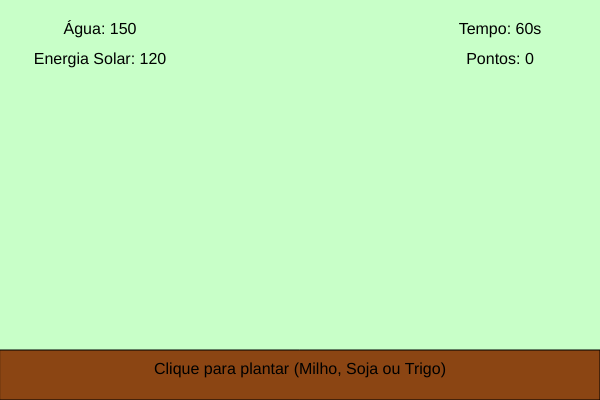
Frame 1 (no input)
Frame 60 (no input): identical to frame 1, image omitted
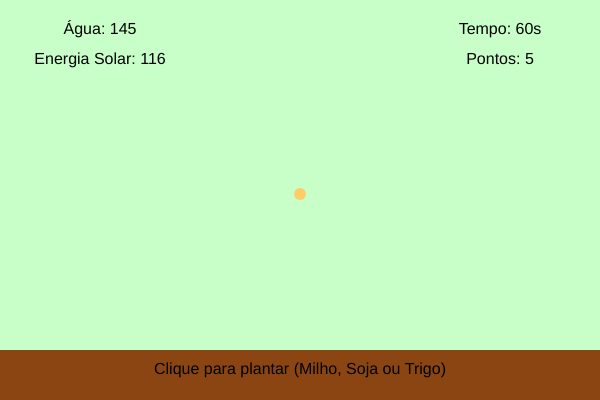
Frame 120 (the mouse pressed at the canvas centre since frame 60)

The p5.js sketch that drew these frames (run headless with seeded random() and noise() and a simulated clock; from frame 60 on, the mouse is pressed at the canvas centre):

// p5.js sketch
// ── sketch.js
let solo; // Solo da fazenda
let plantas = []; // Lista de plantas
let tempo = 60; // Tempo do jogo
let agua = 150; // Quantidade de água disponível
let energia = 120; // Energia solar disponível
let pontos = 0;
let intervaloTempo;

function setup() {
  createCanvas(600, 400);
  textAlign(CENTER, CENTER);
  textSize(16);
  
  // Inicia o cronômetro
  intervaloTempo = setInterval(() => {
    tempo--;
    if (tempo <= 0) {
      clearInterval(intervaloTempo);
      alert("Fim do jogo! Você obteve " + pontos + " pontos.");
      noLoop();
    }
  }, 1000);
  
  // Inicializa o solo
  solo = new Solo();
}

function draw() {
  background(200, 255, 200);
  
  // Desenha o solo
  solo.show();
  
  // Atualiza e desenha as plantas
  for (let i = 0; i < plantas.length; i++) {
    plantas[i].update();
    plantas[i].show();
  }
  
  // Exibe o status dos recursos e tempo
  fill(0);
  text("Água: " + agua, 100, 30);
  text("Energia Solar: " + energia, 100, 60);
  text("Tempo: " + tempo + "s", width - 100, 30);
  text("Pontos: " + pontos, width - 100, 60);
  
  // Instrução para o jogador
  text("Clique para plantar (Milho, Soja ou Trigo)", width / 2, height - 30);
  
  // Se os recursos estão baixos, penalize o jogador
  if (agua <= 0 || energia <= 0) {
    textoRecursosBaixos();
  }
}

function mousePressed() {
  // Plantar sementes nas áreas clicadas
  if (agua > 0 && energia > 0 && tempo > 0) {
    let tipo = random(["milho", "soja", "trigo"]);
    let novaPlanta = new Planta(mouseX, mouseY, tipo);
    plantas.push(novaPlanta);
    ajustaRecursos(tipo);
  }
}

function ajustaRecursos(tipo) {
  // Ajuste dos recursos com base no tipo de planta
  if (tipo === "milho") {
    agua -= 10; // O milho consome mais água
    energia -= 5; // O milho precisa de mais energia solar
  } else if (tipo === "soja") {
    agua -= 7; // A soja consome um pouco menos de água
    energia -= 3; // A soja usa menos energia solar
  } else if (tipo === "trigo") {
    agua -= 5; // O trigo consome menos água
    energia -= 4; // O trigo precisa de energia solar também
  }
  
  // Atualiza os pontos com base no uso equilibrado de recursos
  pontos += 5;
  
  // Penalidade se os recursos estiverem acabando
  if (agua <= 0 || energia <= 0) {
    pontos -= 10;
  }
}

function textoRecursosBaixos() {
  fill(255, 0, 0);
  textSize(20);
  text("Atenção: Recursos baixos! A fazenda pode sofrer!", width / 2, height / 2);
}

// Classe para o solo
class Solo {
  constructor() {
    this.x = 0;
    this.y = height - 50;
    this.largura = width;
    this.altura = 50;
  }
  
  show() {
    fill(139, 69, 19); // Cor do solo
    rect(this.x, this.y, this.largura, this.altura);
  }
}

// Classe para as plantas
class Planta {
  constructor(x, y, tipo) {
    this.x = x;
    this.y = y;
    this.tipo = tipo;
    this.growth = 0; // Nível de crescimento
    this.maxGrowth = 100;
  }
  
  update() {
    // A planta cresce com o tempo
    if (this.growth < this.maxGrowth) {
      this.growth += 0.2;
    }
  }
  
  show() {
    // Desenha a planta com base no tipo
    if (this.tipo === "milho") {
      fill(255, 204, 0); // Cor do milho
    } else if (this.tipo === "soja") {
      fill(34, 139, 34); // Cor da soja
    } else if (this.tipo === "trigo") {
      fill(255, 204, 102); // Cor do trigo
    }
    noStroke();
    ellipse(this.x, this.y - this.growth / 2, this.growth);
  }
}
